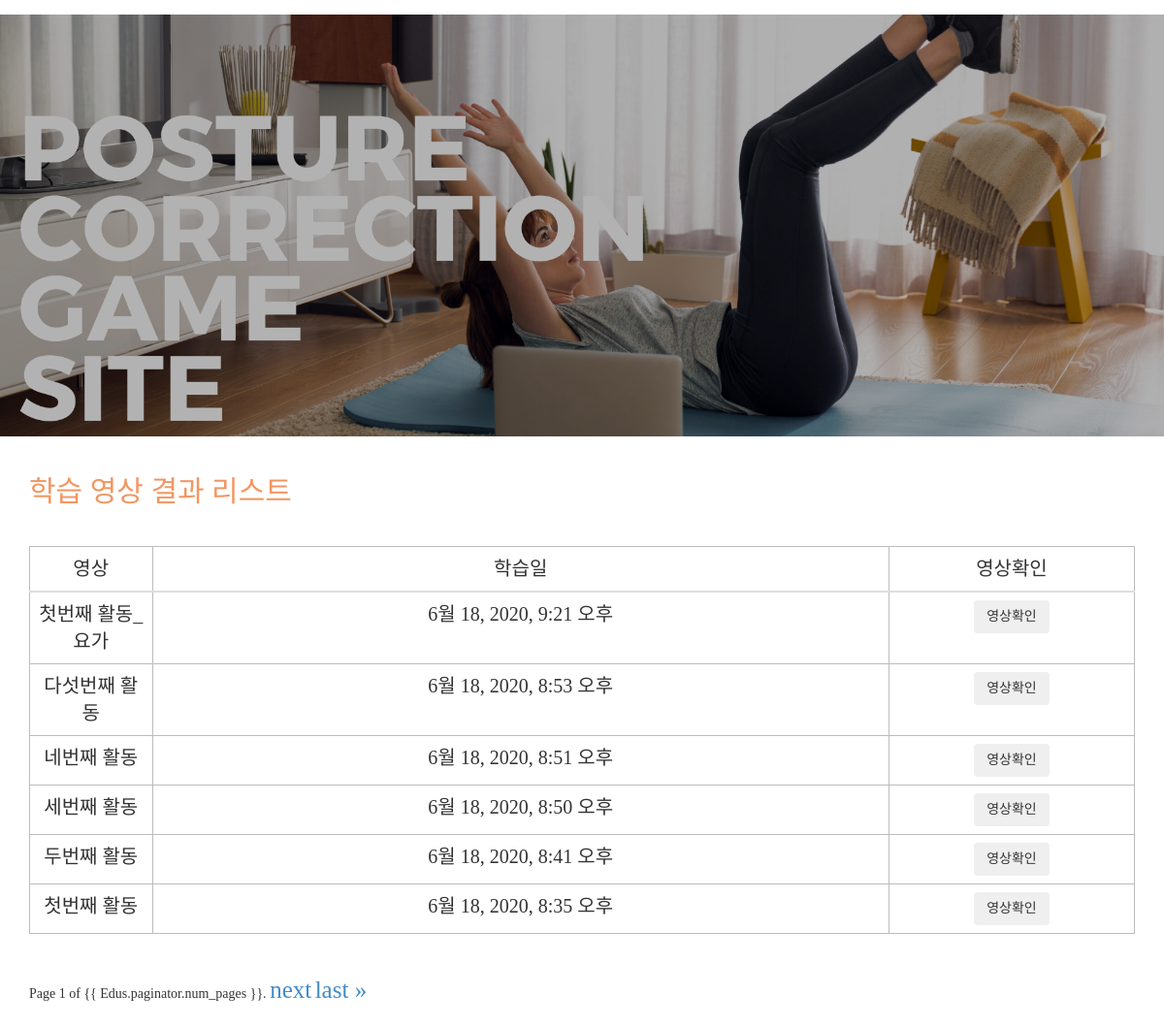
The app's page /ResultVideosList (signed in) with its own data.
### Edus/models.py (models this page shows)
class EdusDB(models.Model): # 학습 디비 클래스
    NON_SHARED = "공유 안함"
    SHARED = "공유 함"
    IS_SHARED = (
        (NON_SHARED , "공유 안함"),
        (SHARED, "공유 함"),
    )
    objects = models.Manager()
    video_description = models.TextField(blank=False)
    views = models.PositiveIntegerField(default=0)
    is_shared = models.CharField(choices=IS_SHARED, max_length=5, default=NON_SHARED)
    edu_days = models.DateTimeField(auto_now_add=True)                  # 학습일, auto_now_add : insert 시에만 현재 날짜로 갱신됨
    video_id = models.ForeignKey("Videos.VideosDB", on_delete = models.CASCADE)  # 영상 번호, models.CASCADE : 주키 삭제 시 외래키 같이 삭제(연쇄 삭제)
    user_id = models.ForeignKey("Users.UsersDB", on_delete = models.CASCADE)    # 사용자 번호
    recode_video = models.FileField(upload_to='edus/', null=True, verbose_name="")     # 녹화 영상, upload_to : 파일 저장 경로 지정
    score = models.IntegerField(default=0)                              # 점수, default = 기본 값

### Edus/views.py (the view)
# urls.py: path('ResultVideosList', views.ResultVideosList, name='ResultVideosList'),
def ResultVideosList(request):  # 학습한 결과 영상 리스트 화면 view
    ResultVideos = EdusDB.objects.all()
    EdusDB_list = EdusDB.objects.all().filter(
        user_id=request.user.id).order_by('-edu_days')  # 학습일 최근순으로
    paginator = Paginator(EdusDB_list, 5)  # Paginator를 이용해서 한 페이지에 보여줄 객체 갯수
    page = request.GET.get('  page')  # 현재 페이지를 받아옴
    Edus = paginator.get_page(page)
    context = {'EdusDB_list': EdusDB_list,
               'Edus': Edus}
    return render(request, 'ResultVideosList.html', context)

### templates/ResultVideosList.html (shortened to what this page needs)
{% extends 'base.html' %} {% load static %} {% block content %}
<head>
    <link
        href="//spoqa.github.io/spoqa-han-sans/css/SpoqaHanSans-kr.css"
        rel="stylesheet"
        type="text/css"
    />
    <link
        rel="stylesheet"
        type="text/css"
        href="{% static 'resultvideolist.css' %}"
    />
</head>
<body>
    <section>
        <div class="container">
            <br /><br />
            <div>
                <h3><span>학습 영상 결과 리스트</span></h3>
            </div>
            <br /><br />
            <div>
                <table class="table" id="Edus_video">
                    <thead class="thead-light" id="tablecol">
                        <tr>
                            <th width="50">영상</th>
                            <th width="300">학습일</th>
                            <th width="100">영상확인</th>
                        </tr>
                    </thead>
                    <tbody>
                        {% for EdusDB in EdusDB_list %}
                        <tr>
                            <td>{{ EdusDB.video_description }}</td>
                            <td>{{ EdusDB.edu_days }}</td>
                            <td>
                                <button
                                    class="btn btn-outline-secondary"
                                    onclick="window.open('{% url 'result' EdusDB.id %}','test','width=550,height=310,location=no,status=no,scrollbars=yes')"
                                >
                                    영상확인
                                </button>
                            </td>
                        </tr>
                        {% empty %}
                        <tr>
                            <td colspan="7" class="text-center bg-warning">
                                데이터가 없습니다.
                            </td>
                        </tr>
                        {% endfor %}
                    </tbody>
                </table>
            </div>
            <div class="pagination">
                <span class="step-links">
                    <span class="current">
                        Page {{ Edus.number }} of {{ Edus.paginator.num_pages
                        }}.
                    </span>
                    {% if Edus.has_next %}
                    <a href="?page={{ Edus.next_page_number }}">next</a>
                    <a href="?page={{ Edus.paginator.num_pages }}"
                        >last &raquo;</a
                    >
                    {% endif %}
                </span>
            </div>
        </div>
    </section>
</body>
{% endblock %}

### static/css/main.css (style rules this page uses)
body { font-family: myfont; font-size: 14px; font-weight: 400; }
h1, h2, h3, h4, h5, h6 { margin: 0px; font-family: myfont; }
h3 { font-size: 20px; font-weight: 600; }
table, td, th { border: 1px solid #bcbcbc; text-align: center; }
table { font-size: 20px; width: 300px; height: 200px; }
a, a:active, a:focus, a:active { text-decoration: none !important; font-size: 25px; }

### static/resultvideolist.css (style rules this page uses)
body { font-family: 'Spoqa Han Sans', 'Sans-serif'; }
a, th, td { font-family: 'Spoqa Han Sans', 'Sans-serif'; font-weight: lighter; }
#tablecol { font-family: 'Spoqa Han Sans', 'Sans-serif'; font-weight: lighter; }
h2, h3, h4, h5, h6 { margin: 0px; }
h3 { font-family: 'Spoqa Han Sans', 'Sans-serif'; font-weight: lighter; color: #F29661; font-size: 30px; }

### records on screen
EdusDB: video_description "첫번째 활동_요가", edu_days "6월 18, 2020, 9:21 오후"
EdusDB: video_description "다섯번째 활동", edu_days "6월 18, 2020, 8:53 오후"
EdusDB: video_description "네번째 활동", edu_days "6월 18, 2020, 8:51 오후"
EdusDB: video_description "세번째 활동", edu_days "6월 18, 2020, 8:50 오후"
EdusDB: video_description "두번째 활동", edu_days "6월 18, 2020, 8:41 오후"
EdusDB: video_description "첫번째 활동", edu_days "6월 18, 2020, 8:35 오후"

### other values on screen
{{ Edus.number }} "1"
